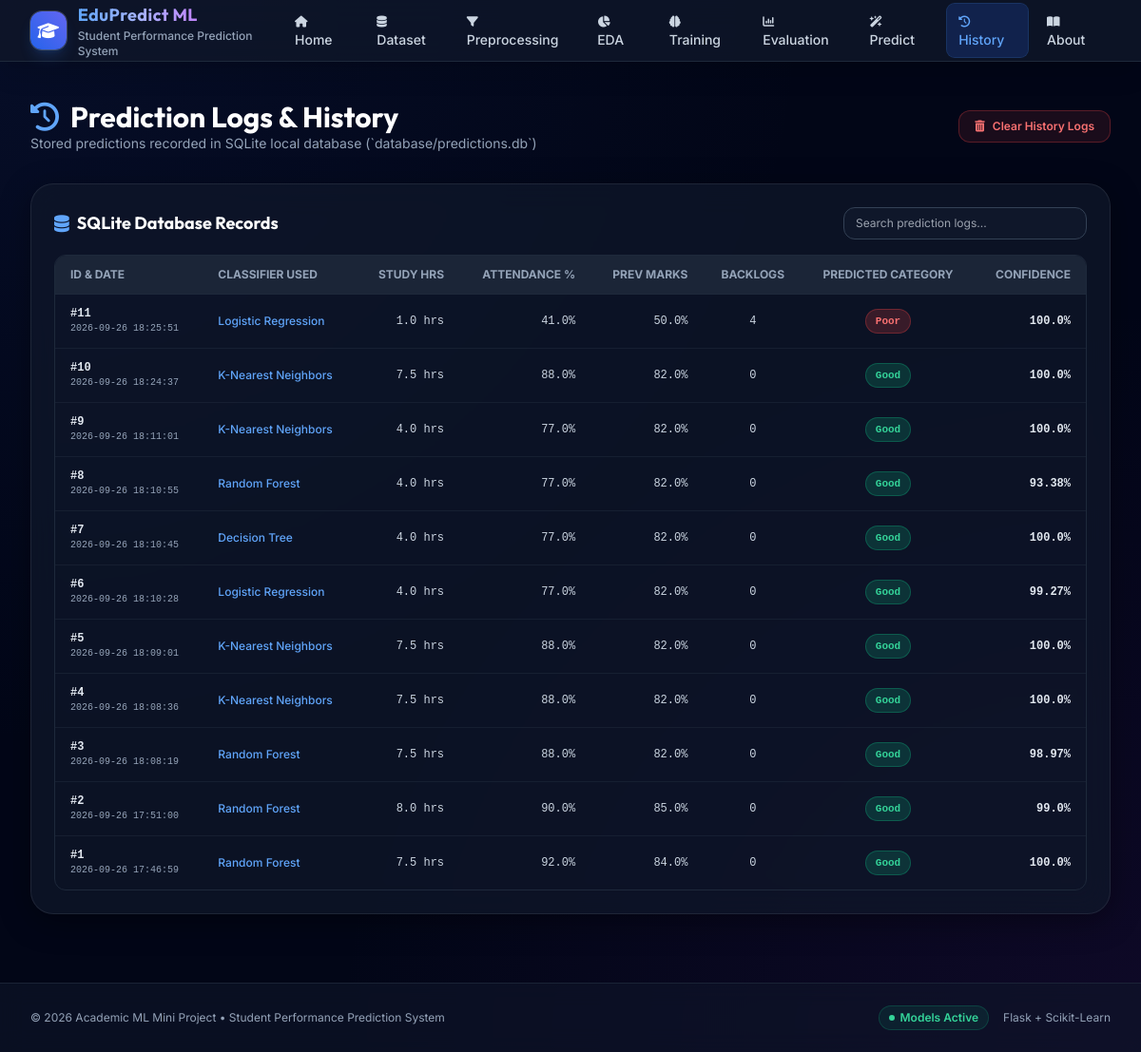
The app's page /history with its own data.
### tables this page shows
CREATE TABLE predictions (
            id INTEGER PRIMARY KEY AUTOINCREMENT,
            timestamp DATETIME DEFAULT CURRENT_TIMESTAMP,
            study_hours REAL,
            attendance REAL,
            previous_marks REAL,
            assignment_score REAL,
            internal_marks REAL,
            backlogs INTEGER,
            extracurricular TEXT,
            sleep_hours REAL,
            internet_hours REAL,
            selected_model TEXT,
            predicted_class TEXT,
            confidence REAL
        );

### app.py (the view)
@app.route('/history')
def history_page():
    predictions = get_all_predictions()
    return render_template('history.html', predictions=predictions)

### database/db.py (called while the page is built)
def get_connection():
    os.makedirs(DB_DIR, exist_ok=True)
    conn = sqlite3.connect(DB_PATH)
    conn.row_factory = sqlite3.Row
    return conn

def init_db():
    conn = get_connection()
    cursor = conn.cursor()
    cursor.execute('''
        CREATE TABLE IF NOT EXISTS predictions (
            id INTEGER PRIMARY KEY AUTOINCREMENT,
            timestamp DATETIME DEFAULT CURRENT_TIMESTAMP,
            study_hours REAL,
            attendance REAL,
            previous_marks REAL,
            assignment_score REAL,
            internal_marks REAL,
            backlogs INTEGER,
            extracurricular TEXT,
            sleep_hours REAL,
            internet_hours REAL,
            selected_model TEXT,
            predicted_class TEXT,
            confidence REAL
        )
    ''')
    conn.commit()
    conn.close()

def get_all_predictions():
    init_db()
    conn = get_connection()
    cursor = conn.cursor()
    cursor.execute('SELECT * FROM predictions ORDER BY id DESC')
    rows = cursor.fetchall()
    conn.close()
    return [dict(row) for row in rows]

### templates/history.html (shortened to what this page needs)
{% extends "layout.html" %}
{% block content %}
<div class="space-y-8">
    <div class="flex flex-col sm:flex-row sm:items-center justify-between gap-4">
        <div>
            <h1 class="text-2xl sm:text-3xl font-heading font-bold text-white flex items-center gap-3">
                <i class="fa-solid fa-clock-rotate-left text-blue-400"></i>
                Prediction Logs & History
            </h1>
            <p class="text-sm text-slate-400">Stored predictions recorded in SQLite local database (`database/predictions.db`)</p>
        </div>
        <button onclick="clearPredictionHistory()" class="px-4 py-2 rounded-xl bg-red-500/10 hover:bg-red-500/20 text-red-400 border border-red-500/30 text-xs font-semibold transition-all flex items-center space-x-2">
            <i class="fa-solid fa-trash-can"></i>
            <span>Clear History Logs</span>
        </button>
    </div>
    <div class="glass-card rounded-3xl p-6 space-y-4">
        <div class="flex flex-col sm:flex-row sm:items-center justify-between gap-4">
            <h2 class="text-lg font-heading font-bold text-white flex items-center gap-2">
                <i class="fa-solid fa-database text-blue-400"></i>
                SQLite Database Records
            </h2>
            <input type="text" id="history-search" onkeyup="filterHistoryTable()" placeholder="Search prediction logs..." class="bg-slate-900 border border-slate-700 text-slate-200 text-xs rounded-xl px-3 py-2 w-full sm:w-64 focus:outline-none focus:border-blue-500">
        </div>
        <div class="overflow-x-auto rounded-xl border border-slate-800">
            <table class="w-full text-xs text-left text-slate-300 custom-table">
                <thead class="bg-slate-900 text-slate-400 uppercase font-semibold border-b border-slate-800">
                    <tr>
                        <th class="px-4 py-3">ID & Date</th>
                        <th class="px-4 py-3">Classifier Used</th>
                        <th class="px-4 py-3 text-right">Study Hrs</th>
                        <th class="px-4 py-3 text-right">Attendance %</th>
                        <th class="px-4 py-3 text-right">Prev Marks</th>
                        <th class="px-4 py-3 text-center">Backlogs</th>
                        <th class="px-4 py-3 text-center">Predicted Category</th>
                        <th class="px-4 py-3 text-right">Confidence</th>
                    </tr>
                </thead>
                <tbody id="history-tbody" class="divide-y divide-slate-800/60 font-mono">
                    {% if predictions %}
                        {% for row in predictions %}
                            <tr class="hover:bg-slate-800/40 transition-colors">
                                <td class="px-4 py-3">
                                    <div class="font-bold text-slate-200">#{{ row.id }}</div>
                                    <div class="text-[10px] text-slate-400">{{ row.timestamp }}</div>
                                </td>
                                <td class="px-4 py-3 text-blue-400 font-sans font-medium">{{ row.selected_model }}</td>
                                <td class="px-4 py-3 text-right">{{ row.study_hours }} hrs</td>
                                <td class="px-4 py-3 text-right">{{ row.attendance }}%</td>
                                <td class="px-4 py-3 text-right">{{ row.previous_marks }}%</td>
                                <td class="px-4 py-3 text-center">{{ row.backlogs }}</td>
                                <td class="px-4 py-3 text-center">
                                    {% if row.predicted_class == 'Good' %}
                                        <span class="inline-block px-2.5 py-1 rounded-full text-[11px] font-bold bg-emerald-500/20 text-emerald-400 border border-emerald-500/30">Good</span>
                                    {% elif row.predicted_class == 'Average' %}
                                        <span class="inline-block px-2.5 py-1 rounded-full text-[11px] font-bold bg-amber-500/20 text-amber-400 border border-amber-500/30">Average</span>
                                    {% else %}
                                        <span class="inline-block px-2.5 py-1 rounded-full text-[11px] font-bold bg-red-500/20 text-red-400 border border-red-500/30">Poor</span>
                                    {% endif %}
                                </td>
                                <td class="px-4 py-3 text-right font-bold text-slate-200">{{ row.confidence }}%</td>
                            </tr>
                        {% endfor %}
                    {% endif %}
                </tbody>
            </table>
        </div>
    </div>
</div>
{% endblock %}

### templates/layout.html (shortened to what this page needs)
<!DOCTYPE html>
<html lang="en">
<head>
    <link rel="stylesheet" href="https://cdnjs.cloudflare.com/ajax/libs/font-awesome/6.4.0/css/all.min.css">
    <script src="https://cdn.tailwindcss.com"></script>
    <link rel="stylesheet" href="{{ url_for('static', filename='css/style.css') }}">
</head>
<body class="bg-slate-950 text-slate-100 min-h-screen flex flex-col font-sans selection:bg-blue-500 selection:text-white">
    <header class="sticky top-0 z-50 backdrop-blur-xl bg-slate-900/80 border-b border-slate-800 shadow-xl">
        <div class="max-w-7xl mx-auto px-4 sm:px-6 lg:px-8">
            <div class="flex items-center justify-between h-16">
                <div class="flex items-center space-x-3">
                    <div class="w-10 h-10 rounded-xl bg-gradient-to-tr from-blue-600 to-indigo-500 flex items-center justify-center text-white shadow-lg shadow-blue-500/20 ring-1 ring-white/20">
                        <i class="fa-solid fa-graduation-cap text-lg"></i>
                    </div>
                    <div>
                        <a href="{{ url_for('home') }}" class="font-heading font-bold text-lg tracking-wide bg-clip-text text-transparent bg-gradient-to-r from-blue-400 via-indigo-300 to-purple-400">
                        </a>
                        <p class="text-xs text-slate-400 font-medium hidden sm:block">Student Performance Prediction System</p>
                    </div>
                </div>
                <nav class="hidden md:flex items-center space-x-1 lg:space-x-2 text-sm font-medium">
                    <a href="{{ url_for('home') }}" class="px-3 py-2 rounded-lg transition-all {% if request.path == '/' %}bg-blue-600/20 text-blue-400 ring-1 ring-blue-500/30{% else %}text-slate-300 hover:text-white hover:bg-slate-800/60{% endif %}">
                        <i class="fa-solid fa-house mr-1.5 text-xs"></i>Home
                    </a>
                    <a href="{{ url_for('dataset_page') }}" class="px-3 py-2 rounded-lg transition-all {% if request.path == '/dataset' %}bg-blue-600/20 text-blue-400 ring-1 ring-blue-500/30{% else %}text-slate-300 hover:text-white hover:bg-slate-800/60{% endif %}">
                        <i class="fa-solid fa-database mr-1.5 text-xs"></i>Dataset
                    </a>
                    <a href="{{ url_for('preprocessing_page') }}" class="px-3 py-2 rounded-lg transition-all {% if request.path == '/preprocessing' %}bg-blue-600/20 text-blue-400 ring-1 ring-blue-500/30{% else %}text-slate-300 hover:text-white hover:bg-slate-800/60{% endif %}">
                        <i class="fa-solid fa-filter mr-1.5 text-xs"></i>Preprocessing
                    </a>
                    <a href="{{ url_for('eda_page') }}" class="px-3 py-2 rounded-lg transition-all {% if request.path == '/eda' %}bg-blue-600/20 text-blue-400 ring-1 ring-blue-500/30{% else %}text-slate-300 hover:text-white hover:bg-slate-800/60{% endif %}">
                        <i class="fa-solid fa-chart-pie mr-1.5 text-xs"></i>EDA
                    </a>
                    <a href="{{ url_for('training_page') }}" class="px-3 py-2 rounded-lg transition-all {% if request.path == '/training' %}bg-blue-600/20 text-blue-400 ring-1 ring-blue-500/30{% else %}text-slate-300 hover:text-white hover:bg-slate-800/60{% endif %}">
                        <i class="fa-solid fa-brain mr-1.5 text-xs"></i>Training
                    </a>
                    <a href="{{ url_for('evaluation_page') }}" class="px-3 py-2 rounded-lg transition-all {% if request.path == '/evaluation' %}bg-blue-600/20 text-blue-400 ring-1 ring-blue-500/30{% else %}text-slate-300 hover:text-white hover:bg-slate-800/60{% endif %}">
                        <i class="fa-solid fa-chart-column mr-1.5 text-xs"></i>Evaluation
                    </a>
                    <a href="{{ url_for('prediction_page') }}" class="px-3 py-2 rounded-lg transition-all {% if request.path == '/prediction' %}bg-blue-600/20 text-blue-400 ring-1 ring-blue-500/30{% else %}text-slate-300 hover:text-white hover:bg-slate-800/60{% endif %}">
                        <i class="fa-solid fa-wand-magic-sparkles mr-1.5 text-xs"></i>Predict
                    </a>
                    <a href="{{ url_for('history_page') }}" class="px-3 py-2 rounded-lg transition-all {% if request.path == '/history' %}bg-blue-600/20 text-blue-400 ring-1 ring-blue-500/30{% else %}text-slate-300 hover:text-white hover:bg-slate-800/60{% endif %}">
                        <i class="fa-solid fa-clock-rotate-left mr-1.5 text-xs"></i>History
                    </a>
                    <a href="{{ url_for('about_page') }}" class="px-3 py-2 rounded-lg transition-all {% if request.path == '/about' %}bg-blue-600/20 text-blue-400 ring-1 ring-blue-500/30{% else %}text-slate-300 hover:text-white hover:bg-slate-800/60{% endif %}">
                        <i class="fa-solid fa-book-open mr-1.5 text-xs"></i>About
                    </a>
                </nav>
            </div>
        </div>
    </header>
    <main class="flex-grow max-w-7xl w-full mx-auto px-4 sm:px-6 lg:px-8 py-6">
        {% block content %}{% endblock %}
    </main>
    <footer class="border-t border-slate-800/80 bg-slate-900/60 backdrop-blur-md py-6 mt-12">
        <div class="max-w-7xl mx-auto px-4 sm:px-6 lg:px-8 text-center text-xs text-slate-400">
            <div class="flex flex-col sm:flex-row items-center justify-between gap-4">
                <p>&copy; 2026 Academic ML Mini Project &bull; Student Performance Prediction System</p>
                <div class="flex items-center space-x-4">
                    <span class="inline-flex items-center text-emerald-400 bg-emerald-500/10 px-2.5 py-1 rounded-full text-xs font-semibold ring-1 ring-emerald-500/30">
                        <span class="w-1.5 h-1.5 rounded-full bg-emerald-400 mr-1.5 animate-pulse"></span>Models Active
                    </span>
                    <span>Flask + Scikit-Learn</span>
                </div>
            </div>
        </div>
    </footer>
</body>
</html>

### static/css/style.css (style rules this page uses)
:root { --bg-dark: #090d16; --card-bg: rgba(15, 23, 42, 0.75); --border-glow: rgba(59, 130, 246, 0.3); }
body { background-color: var(--bg-dark); background-image: radial-gradient(at 0% 0%, rgba(30, 58, 138, 0.15) 0px, transparent 50%), radial-gradient(at 100% 100%, rgba(88, 28, 135, 0.15) 0px, transparent 50%); background-attachment: fixed; }
.glass-card { background: var(--card-bg); backdrop-filter: blur(16px); -webkit-backdrop-filter: blur(16px); border: 1px solid rgba(255, 255, 255, 0.08); box-shadow: 0 8px 32px 0 rgba(0, 0, 0, 0.37); transition: all 0.3s cubic-bezier(0.4, 0, 0.2, 1); }
.custom-table th { background-color: rgba(30, 41, 59, 0.8); }

### records on screen
predictions: id "11", timestamp "2026-09-26 18:25:51", selected_model "Logistic Regression", study_hours "1.0", attendance "41.0", previous_marks "50.0", backlogs "4", predicted_class "Poor", confidence "100.0"
predictions: id "10", timestamp "2026-09-26 18:24:37", selected_model "K-Nearest Neighbors", study_hours "7.5", attendance "88.0", previous_marks "82.0", backlogs "0", predicted_class "Good", confidence "100.0"
predictions: id "9", timestamp "2026-09-26 18:11:01", selected_model "K-Nearest Neighbors", study_hours "4.0", attendance "77.0", previous_marks "82.0", backlogs "0", predicted_class "Good", confidence "100.0"
predictions: id "8", timestamp "2026-09-26 18:10:55", selected_model "Random Forest", study_hours "4.0", attendance "77.0", previous_marks "82.0", backlogs "0", predicted_class "Good", confidence "93.38"
predictions: id "7", timestamp "2026-09-26 18:10:45", selected_model "Decision Tree", study_hours "4.0", attendance "77.0", previous_marks "82.0", backlogs "0", predicted_class "Good", confidence "100.0"
predictions: id "6", timestamp "2026-09-26 18:10:28", selected_model "Logistic Regression", study_hours "4.0", attendance "77.0", previous_marks "82.0", backlogs "0", predicted_class "Good", confidence "99.27"
predictions: id "5", timestamp "2026-09-26 18:09:01", selected_model "K-Nearest Neighbors", study_hours "7.5", attendance "88.0", previous_marks "82.0", backlogs "0", predicted_class "Good", confidence "100.0"
predictions: id "4", timestamp "2026-09-26 18:08:36", selected_model "K-Nearest Neighbors", study_hours "7.5", attendance "88.0", previous_marks "82.0", backlogs "0", predicted_class "Good", confidence "100.0"
predictions: id "3", timestamp "2026-09-26 18:08:19", selected_model "Random Forest", study_hours "7.5", attendance "88.0", previous_marks "82.0", backlogs "0", predicted_class "Good", confidence "98.97"
predictions: id "2", timestamp "2026-09-26 17:51:00", selected_model "Random Forest", study_hours "8.0", attendance "90.0", previous_marks "85.0", backlogs "0", predicted_class "Good", confidence "99.0"
predictions: id "1", timestamp "2026-09-26 17:46:59", selected_model "Random Forest", study_hours "7.5", attendance "92.0", previous_marks "84.0", backlogs "0", predicted_class "Good", confidence "100.0"
